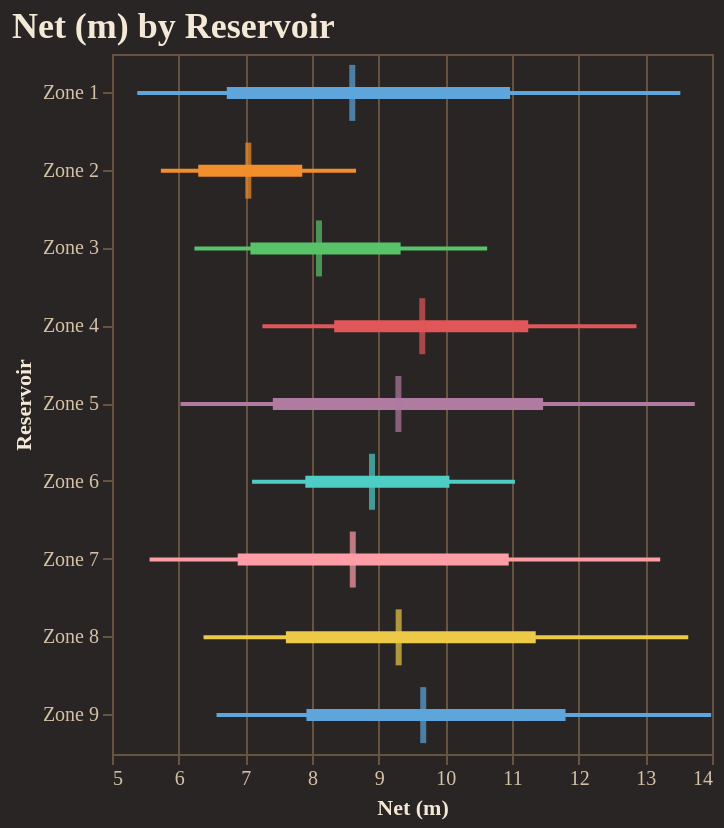

Notebook cell for this chart:
### Code cell
fig = reporter.plotter.forest_plot(
    "Net (m)", 
    backend=PLOTTING_BACKEND
)
fig.show()

### Figure 1 — Vega-Lite specification as saved in the notebook (floating-point values rounded to 4 significant figures)
{"config": {"background": "#292524", "view": {"fill": "#292524", "stroke": "#665340"}, "title": {"color": "#f4e9d7", "font": "Merriweather", "fontSize": 18, "fontWeight": 600, "subtitleColor": "#d5c2a6", "anchor": "start"}, "axis": {"domainColor": "#665340", "gridColor": "#665340", "tickColor": "#665340", "labelColor": "#d5c2a6", "titleColor": "#f4e9d7", "labelFont": "Merriweather", "titleFont": "Merriweather"}, "legend": {"titleColor": "#f4e9d7", "labelColor": "#d5c2a6", "labelFont": "Merriweather", "titleFont": "Merriweather", "orient": "top-right", "symbolType": "circle"}, "header": {"labelColor": "#d5c2a6", "titleColor": "#f4e9d7", "labelFont": "Merriweather", "titleFont": "Merriweather"}, "mark": {"color": "#c78d3b"}, "line": {"color": "#c78d3b"}, "bar": {"color": "#c78d3b"}, "point": {"color": "#ddb06d"}, "area": {"color": "#c78d3b", "opacity": 0.35}, "text": {"color": "#f4e9d7", "font": "Merriweather"}, "range": {"category": ["#5DA5DA", "#F28E2B", "#59C36A", "#E15759", "#B07AA1", "#4ECDC4", "#FF9DA7", "#EDC948"]}}, "layer": [{"mark": {"type": "rule", "strokeWidth": 2}, "encoding": {"color": {"field": "group", "legend": null, "type": "nominal"}, "x": {"field": "p10", "scale": {"zero": false}, "title": "Net (m)", "type": "quantitative"}, "x2": {"field": "p90"}, "y": {"field": "group", "sort": ["Zone 1", "Zone 2", "Zone 3", "Zone 4", "Zone 5", "Zone 6", "Zone 7", "Zone 8", "Zone 9"], "title": "Reservoir", "type": "nominal"}}}, {"mark": {"type": "rule", "strokeWidth": 6}, "encoding": {"color": {"field": "group", "legend": null, "type": "nominal"}, "x": {"field": "p25", "scale": {"zero": false}, "title": "Net (m)", "type": "quantitative"}, "x2": {"field": "p75"}, "y": {"field": "group", "sort": ["Zone 1", "Zone 2", "Zone 3", "Zone 4", "Zone 5", "Zone 6", "Zone 7", "Zone 8", "Zone 9"], "title": "Reservoir", "type": "nominal"}}}, {"mark": {"type": "tick", "color": "black", "size": 28, "thickness": 3}, "encoding": {"color": {"field": "group", "legend": null, "type": "nominal"}, "tooltip": [{"field": "group", "title": "Group", "type": "nominal"}, {"field": "p10", "title": "P10", "type": "quantitative"}, {"field": "p25", "title": "P25", "type": "quantitative"}, {"field": "median", "title": "Median", "type": "quantitative"}, {"field": "p75", "title": "P75", "type": "quantitative"}, {"field": "p90", "title": "P90", "type": "quantitative"}], "x": {"field": "median", "scale": {"zero": false}, "title": "Net (m)", "type": "quantitative"}, "y": {"field": "group", "sort": ["Zone 1", "Zone 2", "Zone 3", "Zone 4", "Zone 5", "Zone 6", "Zone 7", "Zone 8", "Zone 9"], "title": "Reservoir", "type": "nominal"}}}], "data": {"name": "data-d8af74ae4f19fdcf1ea30720ea3f3196"}, "height": 350, "title": "Net (m) by Reservoir", "width": "container", "$schema": "https://vega.github.io/schema/vega-lite/v5.20.1.json", "datasets": {"data-d8af74ae4f19fdcf1ea30720ea3f3196": [{"group": "Zone 1", "p10": 5.379, "p25": 6.722, "median": 8.604, "p75": 10.97, "p90": 13.52}, {"group": "Zone 2", "p10": 5.733, "p25": 6.294, "median": 7.045, "p75": 7.854, "p90": 8.661}, {"group": "Zone 3", "p10": 6.236, "p25": 7.076, "median": 8.105, "p75": 9.329, "p90": 10.63}, {"group": "Zone 4", "p10": 7.256, "p25": 8.333, "median": 9.654, "p75": 11.24, "p90": 12.87}, {"group": "Zone 5", "p10": 6.028, "p25": 7.412, "median": 9.296, "p75": 11.47, "p90": 13.74}, {"group": "Zone 6", "p10": 7.101, "p25": 7.9, "median": 8.9, "p75": 10.06, "p90": 11.04}, {"group": "Zone 7", "p10": 5.564, "p25": 6.886, "median": 8.612, "p75": 10.95, "p90": 13.22}, {"group": "Zone 8", "p10": 6.373, "p25": 7.609, "median": 9.3, "p75": 11.36, "p90": 13.64}, {"group": "Zone 9", "p10": 6.568, "p25": 7.916, "median": 9.668, "p75": 11.8, "p90": 13.99}]}}
